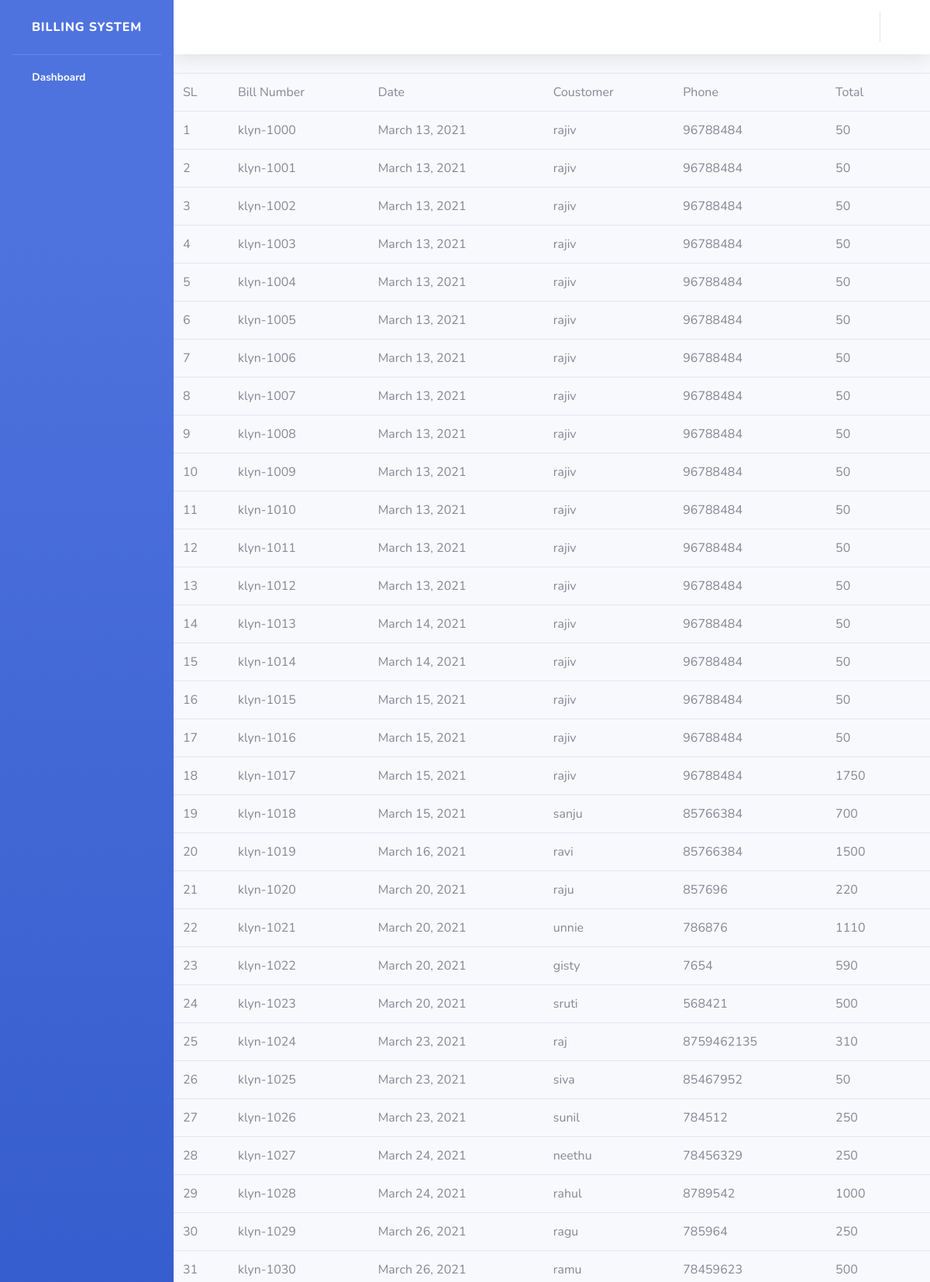
Screenshot of /billing/bill_list (upper part) with the database file from the repository.
### bill/models.py (models this page shows, shortened)
class order(models.Model):
    bill_number=models.CharField(max_length=12,unique=True)
    bill_date=models.DateField(auto_now=True)
    customer_name=models.CharField(max_length=60)
    phone_number=models.CharField(max_length=12)
    bill_total=models.IntegerField(default=50)

### bill/views.py (the view)
# urls.py: path('bill_list',billlist.as_view(),name='billist'),
class billlist(TemplateView):
    context={}
    template_name = 'bill/bill_list.html'
    def get(self, request, *args, **kwargs):
        orders=order.objects.all()
        self.context['orders']=orders
        return render(request,self.template_name,self.context)

### bill/templates/bill/bill_list.html
<!DOCTYPE html>
{%extends 'bill/base.html'%}
{%block body_block%}
<body>
    <table class="table">
         <tr>
            <td>SL</td>
            <td>Bill Number</td>
            <td>Date</td>
            <td>Coustomer</td>
            <td>Phone</td>
            <td>Total</td>
        </tr>
    {%for order in orders%}
        <tr>
            <td>{{ forloop.counter }}</td>
            <td>{{order.bill_number}}</td>
            <td>{{order.bill_date}}</td>
            <td>{{order.customer_name}}</td>
            <td>{{order.phone_number}}</td>
            <td>{{order.bill_total}}</td>
        </tr>
    {%endfor%}
    </table>
</body>
{%endblock%}

### rows the page displays
order: bill_number "klyn-1000", bill_date "March 13, 2021", customer_name "rajiv", phone_number "96788484", bill_total "50"
order: bill_number "klyn-1001", bill_date "March 13, 2021", customer_name "rajiv", phone_number "96788484", bill_total "50"
order: bill_number "klyn-1002", bill_date "March 13, 2021", customer_name "rajiv", phone_number "96788484", bill_total "50"
order: bill_number "klyn-1003", bill_date "March 13, 2021", customer_name "rajiv", phone_number "96788484", bill_total "50"
order: bill_number "klyn-1004", bill_date "March 13, 2021", customer_name "rajiv", phone_number "96788484", bill_total "50"
order: bill_number "klyn-1005", bill_date "March 13, 2021", customer_name "rajiv", phone_number "96788484", bill_total "50"
order: bill_number "klyn-1006", bill_date "March 13, 2021", customer_name "rajiv", phone_number "96788484", bill_total "50"
order: bill_number "klyn-1007", bill_date "March 13, 2021", customer_name "rajiv", phone_number "96788484", bill_total "50"
order: bill_number "klyn-1008", bill_date "March 13, 2021", customer_name "rajiv", phone_number "96788484", bill_total "50"
order: bill_number "klyn-1009", bill_date "March 13, 2021", customer_name "rajiv", phone_number "96788484", bill_total "50"
order: bill_number "klyn-1010", bill_date "March 13, 2021", customer_name "rajiv", phone_number "96788484", bill_total "50"
order: bill_number "klyn-1011", bill_date "March 13, 2021", customer_name "rajiv", phone_number "96788484", bill_total "50"
order: bill_number "klyn-1012", bill_date "March 13, 2021", customer_name "rajiv", phone_number "96788484", bill_total "50"
order: bill_number "klyn-1013", bill_date "March 14, 2021", customer_name "rajiv", phone_number "96788484", bill_total "50"
order: bill_number "klyn-1014", bill_date "March 14, 2021", customer_name "rajiv", phone_number "96788484", bill_total "50"
order: bill_number "klyn-1015", bill_date "March 15, 2021", customer_name "rajiv", phone_number "96788484", bill_total "50"
order: bill_number "klyn-1016", bill_date "March 15, 2021", customer_name "rajiv", phone_number "96788484", bill_total "50"
order: bill_number "klyn-1017", bill_date "March 15, 2021", customer_name "rajiv", phone_number "96788484", bill_total "1750"
order: bill_number "klyn-1018", bill_date "March 15, 2021", customer_name "sanju", phone_number "85766384", bill_total "700"
order: bill_number "klyn-1019", bill_date "March 16, 2021", customer_name "ravi", phone_number "85766384", bill_total "1500"
order: bill_number "klyn-1020", bill_date "March 20, 2021", customer_name "raju", phone_number "857696", bill_total "220"
order: bill_number "klyn-1021", bill_date "March 20, 2021", customer_name "unnie", phone_number "786876", bill_total "1110"
order: bill_number "klyn-1022", bill_date "March 20, 2021", customer_name "gisty", phone_number "7654", bill_total "590"
order: bill_number "klyn-1023", bill_date "March 20, 2021", customer_name "sruti", phone_number "568421", bill_total "500"
order: bill_number "klyn-1024", bill_date "March 23, 2021", customer_name "raj", phone_number "8759462135", bill_total "310"
order: bill_number "klyn-1025", bill_date "March 23, 2021", customer_name "siva", phone_number "85467952", bill_total "50"
order: bill_number "klyn-1026", bill_date "March 23, 2021", customer_name "sunil", phone_number "784512", bill_total "250"
order: bill_number "klyn-1027", bill_date "March 24, 2021", customer_name "neethu", phone_number "78456329", bill_total "250"
order: bill_number "klyn-1028", bill_date "March 24, 2021", customer_name "rahul", phone_number "8789542", bill_total "1000"
order: bill_number "klyn-1029", bill_date "March 26, 2021", customer_name "ragu", phone_number "785964", bill_total "250"
order: bill_number "klyn-1030", bill_date "March 26, 2021", customer_name "ramu", phone_number "78459623", bill_total "500"
